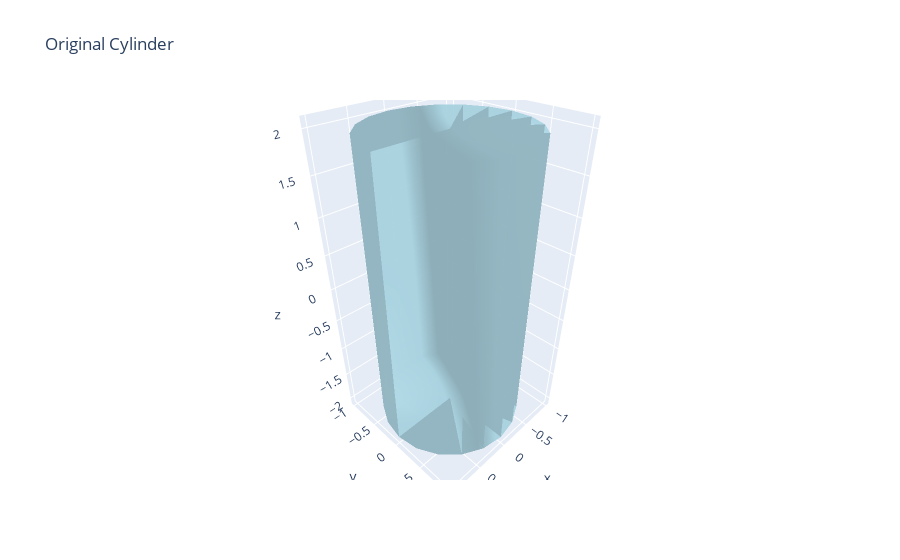

Notebook cell for this chart:
### Markdown cell above
## Create and Visualize Cylinder

### Code cell
# Create a cylinder mesh
cylinder = create_cylinder_mesh(radius=1.0, length=4.0, resolution=20)

mm = MeshManager(cylinder)
mm.print_mesh_analysis()
mm.visualize_mesh_3d(title="Original Cylinder", backend="plotly")

### Figure 1 — Plotly figure (JSON) as saved in the notebook; plotly's stock layout.template omitted (floating-point values rounded to 4 significant figures)
{"data": [{"color": "lightblue", "i": [1, 1, 2, 2, 4, 4, 5, 5, 6, 6, 7, 7, 8, 8, 9, 9, 10, 10, 11, 11, 12, 12, 13, 13, 14, 14, 15, 15, 16, 16, 17, 17, 18, 18, 19, 19, 20, 20, 21, 21, 22, 22, 23, 23, 24, 24, 25, 25, 26, 26, 27, 27, 28, 28, 29, 29, 30, 30, 31, 31, 32, 32, 33, 33, 34, 34, 35, 35, 36, 36, 37, 37, 38, 38, 39, 39, 40, 40, 41, 41], "j": [0, 4, 4, 5, 0, 6, 6, 7, 0, 8, 8, 9, 0, 10, 10, 11, 0, 12, 12, 13, 0, 14, 14, 15, 0, 16, 16, 17, 0, 18, 18, 19, 0, 20, 20, 21, 0, 22, 22, 23, 0, 24, 24, 25, 0, 26, 26, 27, 0, 28, 28, 29, 0, 30, 30, 31, 0, 32, 32, 33, 0, 34, 34, 35, 0, 36, 36, 37, 0, 38, 38, 39, 0, 40, 40, 41, 0, 1, 1, 2], "k": [4, 2, 5, 3, 6, 5, 7, 3, 8, 7, 9, 3, 10, 9, 11, 3, 12, 11, 13, 3, 14, 13, 15, 3, 16, 15, 17, 3, 18, 17, 19, 3, 20, 19, 21, 3, 22, 21, 23, 3, 24, 23, 25, 3, 26, 25, 27, 3, 28, 27, 29, 3, 30, 29, 31, 3, 32, 31, 33, 3, 34, 33, 35, 3, 36, 35, 37, 3, 38, 37, 39, 3, 40, 39, 41, 3, 1, 41, 2, 3], "name": "Mesh", "opacity": 0.8, "type": "mesh3d", "x": [0.0, 1.0, 1.0, 0.0, 0.9511, 0.9511, 0.809, 0.809, 0.5878, 0.5878, 0.309, 0.309, 6.123e-17, 6.123e-17, -0.309, -0.309, -0.5878, -0.5878, -0.809, -0.809, -0.9511, -0.9511, -1.0, -1.0, -0.9511, -0.9511, -0.809, -0.809, -0.5878, -0.5878, -0.309, -0.309, -1.837e-16, -1.837e-16, 0.309, 0.309, 0.5878, 0.5878, 0.809, 0.809, 0.9511, 0.9511], "y": [0.0, 0.0, 0.0, 0.0, 0.309, 0.309, 0.5878, 0.5878, 0.809, 0.809, 0.9511, 0.9511, 1.0, 1.0, 0.9511, 0.9511, 0.809, 0.809, 0.5878, 0.5878, 0.309, 0.309, 1.225e-16, 1.225e-16, -0.309, -0.309, -0.5878, -0.5878, -0.809, -0.809, -0.9511, -0.9511, -1.0, -1.0, -0.9511, -0.9511, -0.809, -0.809, -0.5878, -0.5878, -0.309, -0.309], "z": [-2.0, -2.0, 2.0, 2.0, -2.0, 2.0, -2.0, 2.0, -2.0, 2.0, -2.0, 2.0, -2.0, 2.0, -2.0, 2.0, -2.0, 2.0, -2.0, 2.0, -2.0, 2.0, -2.0, 2.0, -2.0, 2.0, -2.0, 2.0, -2.0, 2.0, -2.0, 2.0, -2.0, 2.0, -2.0, 2.0, -2.0, 2.0, -2.0, 2.0, -2.0, 2.0]}], "layout": {"scene": {"aspectmode": "data", "xaxis": {"visible": true}, "yaxis": {"visible": true}, "zaxis": {"visible": true}}, "title": {"text": "Original Cylinder"}}}
